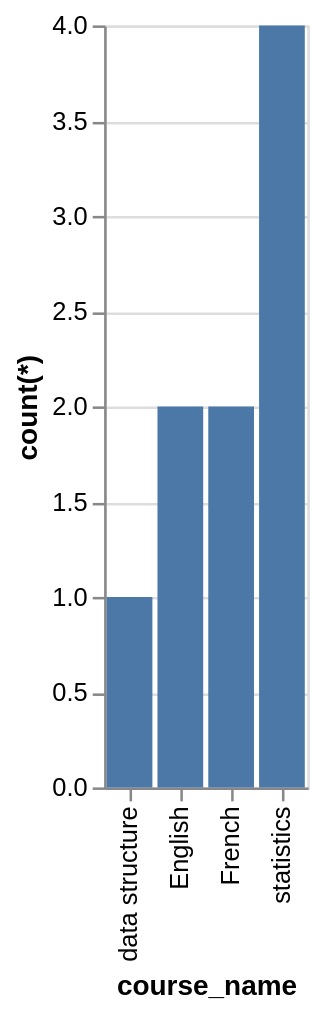

Vega-Lite specification stored for this chart:
### Vega-Lite specification from a JSON file in a GitHub repository (floating-point values rounded to 4 significant figures)
{"data": {"values": [{"x_data": "data structure", "y_data": 1}, {"x_data": "English", "y_data": 2}, {"x_data": "French", "y_data": 2}, {"x_data": "statistics", "y_data": 4}]}, "mark": "bar", "encoding": {"x": {"field": "x_data", "type": "nominal", "title": "course_name", "sort": {"op": "sum", "field": "y_data", "order": "ascending"}}, "y": {"field": "y_data", "type": "quantitative", "title": "count(*)"}}}
